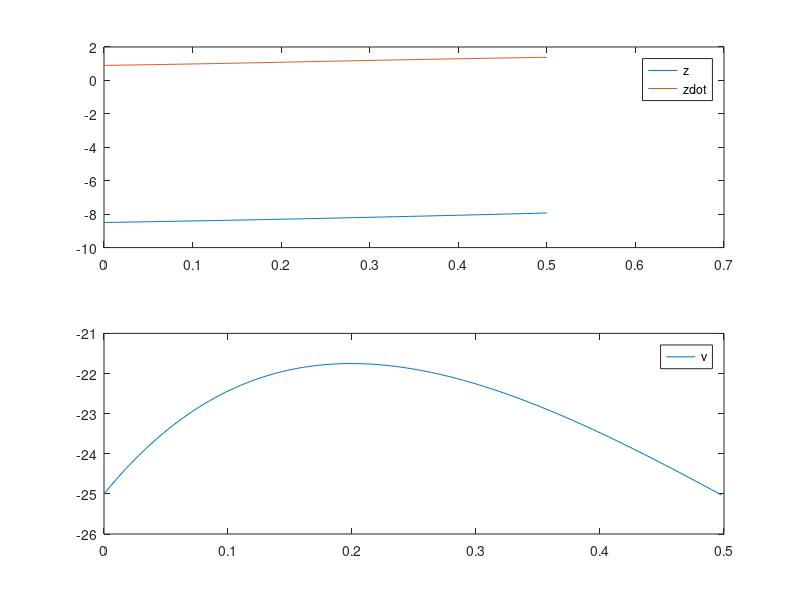

The MATLAB source for this figure:
function startercode204225
[T,X,U,XFORDISPLAY] = RunSimulation;
PlotResults(T,X,U);
z = mat2str(XFORDISPLAY(1),8)
zdot = mat2str(XFORDISPLAY(2),8)
end

function [actuators,data] = initControlSystem(sensors,references,parameters,data)
data.A = [0 1; -3/10 6/10];
data.B = [0;1/10];
data.C = [1,0];
data.xhat = [0;0];
data.u=0;
Qc = eye(2);
Rc = 9.3;
Qo = 10;
Ro= eye(2);
data.K = lqr(data.A,data.B,Qc,Rc);
data.L = lqr(data.A',data.C',inv(Ro),inv(Qo))';
data.K
data.L
[actuators,data] = runControlSystem(sensors,references,parameters,data);
end

function [actuators,data] = runControlSystem(sensors,references,parameters,data)
u=-data.K*data.xhat;
y=sensors.z+8;
data.xhat=data.xhat+(data.A*data.xhat+data.B*u-data.L*(data.C*data.xhat-y))*parameters.tStep;
actuators.v= u+3*(-8)-1;
end

function [T,X,U,XFORDISPLAY] = RunSimulation
[t,x,tStep,nSteps,nStepsForDisplay] = InitSimulation;
T = t;
X = x;
U = [];
controller.init = @initControlSystem;
controller.run = @runControlSystem;
controller.sensors = GetSensors(t,x);
controller.references = struct;
controller.parameters = struct('tStep',tStep);
controller.data = struct;
[controller.actuators,controller.data] = ...
    controller.init(controller.sensors, ...
                    controller.references, ...
                    controller.parameters, ...
                    controller.data);
for iStep = 1:nSteps
    u = GetInput(controller.actuators);
    [t,x] = ode45(@(t,x) GetXDot(t,x,u),[t t+tStep],x);
    t = t(end);
    x = x(end,:)';
    controller.sensors = GetSensors(t,x);
    [controller.actuators,controller.data] = ...
    controller.run(controller.sensors, ...
                    controller.references, ...
                    controller.parameters, ...
                    controller.data);
    T = [T t];
    X = [X x];
    U = [U u];
    if iStep==nStepsForDisplay
        XFORDISPLAY = x;
    end
end
end

function [t,x,tStep,nSteps,nStepsForDisplay] = InitSimulation
t = 0;
x = [-8.50; 0.90];
tStep = 0.002;
nStepsForDisplay = 25;
nSteps = 250;
end

function u = GetInput(actuators)
u = actuators.v;
end

function sensors = GetSensors(t,x)
sensors.t = t;
sensors.z = x(1);
end

function xdot = GetXDot(t,x,u)
xdot = [x(2); (1/10)*(-(-6*x(2)+3*x(1)+-1)+u(1))];
end

function PlotResults(T,X,U)
clf;
subplot(2,1,1);
plot(T,X);
legend('z','zdot');
subplot(2,1,2);
plot(T(1:end-1),U);
legend('v');
end
